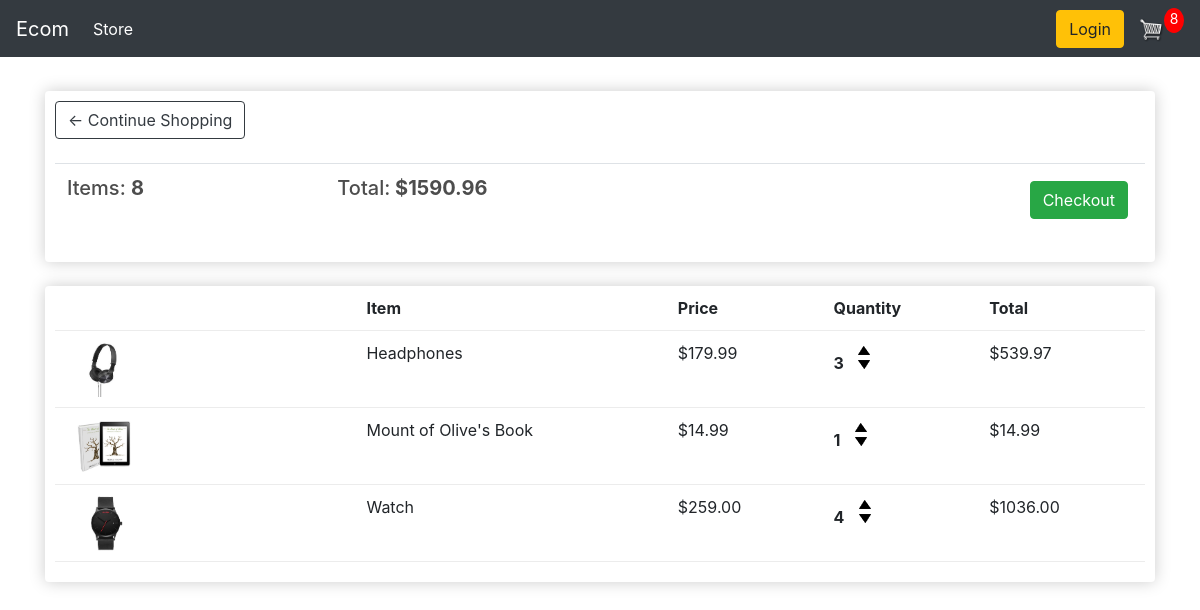
The app's page /cart/ (signed in) with its own data.
### store/models.py (models this page shows, shortened)
class Order(models.Model):
    customer = models.ForeignKey(Customer, on_delete=models.SET_NULL, null=True, blank=True)
    date_ordered = models.DateTimeField(auto_now_add=True)
    complete = models.BooleanField(default=False)
    transaction_id = models.CharField(max_length=100, null=True)
    @property
    def get_cart_total(self):
        orderitems = self.orderitem_set.all()
        total = sum([item.get_total for item in orderitems])
        return total
    @property
    def get_cart_items(self):
        orderitems = self.orderitem_set.all()
        total = sum([item.quantity for item in orderitems])
        return total

class OrderItem(models.Model):
    product = models.ForeignKey(Product, on_delete=models.SET_NULL, null=True)
    order = models.ForeignKey(Order, on_delete=models.SET_NULL, null=True)
    quantity = models.IntegerField(default=0, null=True, blank=True)
    date_added = models.DateTimeField(auto_now_add=True)
    @property
    def get_total(self):
        total = self.product.price*self.quantity
        return total

class Product(models.Model):
    name = models.CharField(max_length=200)
    price = models.DecimalField(max_digits=7, decimal_places=2)
    digital = models.BooleanField(default=False, null=True, blank=True)
    image = models.ImageField(null=True, blank=True)
    @property
    def imageURL(self):
        try:
            url = self.image.url
        except:
            url = ''
        return url

### store/views.py (the view)
# urls.py: path('cart/', views.cart, name='cart'),
def cart(request):
    if request.user.is_authenticated:
        customer = request.user.customer
        order, created = Order.objects.get_or_create(customer=customer, complete=False)
        items = order.orderitem_set.all()
        cartItems = order.get_cart_items
    else:
        items = []
        order = {'get_cart_items': 0, 'get_cart_total': 0, 'shipping': False}
        cartItems = ['get_cart_total']
    context = {'items': items, 'order': order, 'cartItems': cartItems}
    return render(request, 'cart.html', context)

### store/templates/cart.html
{% extends 'main.html' %}
{% load static %}
{% block content %}
	<div class="row">
		<div class="col-lg-12">
			<div class="box-element">
				<a  class="btn btn-outline-dark" href="{% url 'store' %}">&#x2190; Continue Shopping</a>
				<br>
				<br>
				<table class="table">
					<tr>
						<th><h5>Items: <strong>{{order.get_cart_items}}</strong></h5></th>
						<th><h5>Total:<strong> ${{order.get_cart_total|floatformat:2}}</strong></h5></th>
						<th>
							<a  style="float:right; margin:5px;" class="btn btn-success" href="{% url 'checkout' %}">Checkout</a>
						</th>
					</tr>
				</table>
			</div>
			<br>
			<div class="box-element">
				<div class="cart-row">
					<div style="flex:2"></div>
					<div style="flex:2"><strong>Item</strong></div>
					<div style="flex:1"><strong>Price</strong></div>
					<div style="flex:1"><strong>Quantity</strong></div>
					<div style="flex:1"><strong>Total</strong></div>
				</div>
				{% for item in items %}
				<div class="cart-row">
					<div style="flex:2"><img class="row-image" src="{{item.product.imageURL}}"></div>
					<div style="flex:2"><p>{{item.product.name}}</p></div>
					<div style="flex:1"><p>${{item.product.price|floatformat:2}}</p></div>
					<div style="flex:1">
						<p class="quantity">{{item.quantity}}</p>
						<div class="quantity">
							<img  data-product="{{item.product.id}}" data-action="add" class="chg-quantity update-cart" src="{% static  'store/images/arrow-up.png' %}">
							<img data-product="{{item.product.id}}" data-action="remove" class="chg-quantity update-cart" src="{% static  'store/images/arrow-down.png' %}">
						</div>
					</div>
					<div style="flex:1"><p>${{item.get_total}}</p></div>
				</div>
				{% endfor %}
			</div>
		</div>
	</div>
{% endblock content %}

### store/static/store/css/style.css (style rules this page uses)
body { background-color: hsl(0, 0%, 98%); }
h1,h2,h3,h4,h5,h6 { color:hsl(0, 0%, 30%); }
.box-element { box-shadow:hsl(0, 0%, 80%) 0 0 16px; background-color: #fff; border-radius: 4px; padding: 10px; }
.col-lg-4, .col-lg-6, .col-lg-8, .col-lg-12 { margin-top: 10px; }
.btn { border-radius: 0; }
.row-image { width: 100px; }
.cart-row { display: flex; align-items: flex-stretch; padding-bottom: 10px; margin-bottom: 10px; border-bottom: 1px solid #ececec; }
.quantity { display: inline-block; font-weight: 700; padding-right:10px; }
.chg-quantity { width: 12px; cursor: pointer; display: block; margin-top: 5px; transition:.1s; }

### records on screen
Order: get_cart_items "8", get_cart_total "1590.96"
OrderItem: product.imageURL (picture), product.name "Headphones", product.price "179.99", quantity "3", get_total "539.97"
OrderItem: product.imageURL (picture), product.name "Mount of Olive's Book", product.price "14.99", quantity "1", get_total "14.99"
OrderItem: product.imageURL (picture), product.name "Watch", product.price "259.00", quantity "4", get_total "1036.00"

### other values on screen
{{ cartItems }} "8"
